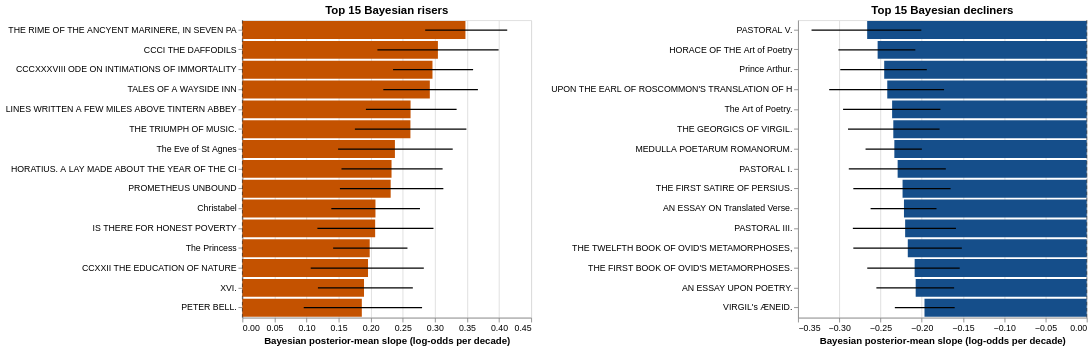

This figure's notebook cell:
### Markdown cell above
## 2. Risers and decliners with uncertainty

*Which poems most clearly gain ground across the window, and which lose it?* This is the core quantitative finding of the notebook. For each poem we use its Bayesian posterior-mean slope — the log-odds change per decade on top of the shared corpus trend — and show a 95 % credible interval as a black error bar. Coloured bars are poems whose credible interval excludes zero (we can distinguish their trend from the average); faded grey bars are not statistically distinguishable from the average, even if their point estimate looks large.

A slope of +0.25 log-odds per decade is an odds ratio of $e^{0.25} \approx 1.28$ — roughly a 28 % per-decade increase in the odds that a host work quotes the poem, relative to the shared trend. A slope of −0.20 is an odds ratio of $e^{-0.20} \approx 0.82$ — an 18 % per-decade decrease.

### Code cell
if not RUN_BAMBI or "_bambi_idata" not in dir():
    print("Model bundle not loaded — run the setup cell at the top of this notebook.")
else:
    _bayes_rank = _compare_df.copy()
    _bayes_rank["bayes_significant"] = (
        (_bayes_rank["slope_bayes_lo"] > 0) | (_bayes_rank["slope_bayes_hi"] < 0)
    )
    _bayes_rank = _bayes_rank.sort_values("slope_bayes", ascending=False).reset_index(drop=True)

    _n_bayes_sig = int(_bayes_rank["bayes_significant"].sum())
    _n_qb_sig = int(_slope_info["significant"].sum())
    _delta_sig = _n_bayes_sig - _n_qb_sig
    print(f"Quasi-binomial slopes significant at 95%: {_n_qb_sig} / {len(_slope_info)}")
    print(f"Bayesian credible slopes excluding 0    : {_n_bayes_sig} / {len(_bayes_rank)}")
    if _delta_sig > 0:
        print(f"  → Bayesian partial pooling yields {_delta_sig} more credible nonzero slopes.")
    elif _delta_sig < 0:
        print(f"  → Bayesian shrinkage pushes {-_delta_sig} poems out of significance.")
    else:
        print("  → Bayesian and quasi-binomial agree on the number of nonzero slopes.")

    _bayes_disp = [
        "poem_label", "slope_bayes", "slope_bayes_lo", "slope_bayes_hi",
        "bayes_significant", "slope_hat", "lifetime_works",
    ]
    print("\nTop 12 Bayesian risers (posterior-mean slope, log-odds per decade):")
    print(
        _bayes_rank.head(12)[_bayes_disp]
        .assign(
            slope_bayes=lambda d: d["slope_bayes"].round(3),
            slope_bayes_lo=lambda d: d["slope_bayes_lo"].round(3),
            slope_bayes_hi=lambda d: d["slope_bayes_hi"].round(3),
            slope_hat=lambda d: d["slope_hat"].round(3),
        )
        .to_string(index=False)
    )
    print("\nTop 12 Bayesian decliners:")
    print(
        _bayes_rank.tail(12).sort_values("slope_bayes")[_bayes_disp]
        .assign(
            slope_bayes=lambda d: d["slope_bayes"].round(3),
            slope_bayes_lo=lambda d: d["slope_bayes_lo"].round(3),
            slope_bayes_hi=lambda d: d["slope_bayes_hi"].round(3),
            slope_hat=lambda d: d["slope_hat"].round(3),
        )
        .to_string(index=False)
    )

    _risers_b = _bayes_rank.head(15).copy()
    _decliners_b = _bayes_rank.tail(15).sort_values("slope_bayes").copy()
    _risers_b["poem_label_short"] = _risers_b["poem_label"].str[:45]
    _decliners_b["poem_label_short"] = _decliners_b["poem_label"].str[:45]

    _rise_b = (
        alt.Chart(_risers_b)
        .mark_bar()
        .encode(
            x=alt.X("slope_bayes:Q", title="Bayesian posterior-mean slope (log-odds per decade)"),
            y=alt.Y("poem_label_short:N", sort=None, title=None, axis=alt.Axis(labelLimit=320)),
            color=alt.condition(
                alt.datum.bayes_significant, alt.value("#c45200"), alt.value("#d3d3d3"),
            ),
            tooltip=[
                "poem_label",
                alt.Tooltip("slope_bayes:Q", format=".3f"),
                alt.Tooltip("slope_bayes_lo:Q", format=".3f"),
                alt.Tooltip("slope_bayes_hi:Q", format=".3f"),
                alt.Tooltip("slope_hat:Q", format=".3f", title="quasi-binomial"),
                "lifetime_works:Q",
            ],
        )
        .properties(width=330, height=340, title="Top 15 Bayesian risers")
    )
    _rise_b_err = (
        alt.Chart(_risers_b)
        .mark_rule(strokeWidth=1.5)
        .encode(
            x="slope_bayes_lo:Q", x2="slope_bayes_hi:Q",
            y=alt.Y("poem_label_short:N", sort=None),
        )
    )
    _decline_b = (
        alt.Chart(_decliners_b)
        .mark_bar()
        .encode(
            x=alt.X("slope_bayes:Q", title="Bayesian posterior-mean slope (log-odds per decade)"),
            y=alt.Y("poem_label_short:N", sort=None, title=None, axis=alt.Axis(labelLimit=320)),
            color=alt.condition(
                alt.datum.bayes_significant, alt.value("#154e8a"), alt.value("#d3d3d3"),
            ),
            tooltip=[
                "poem_label",
                alt.Tooltip("slope_bayes:Q", format=".3f"),
                alt.Tooltip("slope_bayes_lo:Q", format=".3f"),
                alt.Tooltip("slope_bayes_hi:Q", format=".3f"),
                alt.Tooltip("slope_hat:Q", format=".3f", title="quasi-binomial"),
                "lifetime_works:Q",
            ],
        )
        .properties(width=330, height=340, title="Top 15 Bayesian decliners")
    )
    _decline_b_err = (
        alt.Chart(_decliners_b)
        .mark_rule(strokeWidth=1.5)
        .encode(
            x="slope_bayes_lo:Q", x2="slope_bayes_hi:Q",
            y=alt.Y("poem_label_short:N", sort=None),
        )
    )
    _xref_b = (
        alt.Chart(pd.DataFrame({"x": [0.0]}))
        .mark_rule(color="black", strokeDash=[4, 3], opacity=0.55)
        .encode(x="x:Q")
    )

    from IPython.display import display as _display
    _display(alt.hconcat(
        alt.layer(_rise_b, _rise_b_err, _xref_b),
        alt.layer(_decline_b, _decline_b_err, _xref_b),
    ))

### Figure 1 — Vega-Lite specification as saved in the notebook (floating-point values rounded to 4 significant figures)
{"config": {"view": {"continuousWidth": 300, "continuousHeight": 300}}, "hconcat": [{"layer": [{"data": {"name": "data-c032a50013ed58ce2bfa3cdf9f9a1f52"}, "mark": {"type": "bar"}, "encoding": {"color": {"condition": {"test": "datum.bayes_significant", "value": "#c45200"}, "value": "#d3d3d3"}, "tooltip": [{"field": "poem_label", "type": "nominal"}, {"field": "slope_bayes", "format": ".3f", "type": "quantitative"}, {"field": "slope_bayes_lo", "format": ".3f", "type": "quantitative"}, {"field": "slope_bayes_hi", "format": ".3f", "type": "quantitative"}, {"field": "slope_hat", "format": ".3f", "title": "quasi-binomial", "type": "quantitative"}, {"field": "lifetime_works", "type": "quantitative"}], "x": {"field": "slope_bayes", "title": "Bayesian posterior-mean slope (log-odds per decade)", "type": "quantitative"}, "y": {"axis": {"labelLimit": 320}, "field": "poem_label_short", "sort": null, "title": null, "type": "nominal"}}, "title": "Top 15 Bayesian risers"}, {"data": {"name": "data-c032a50013ed58ce2bfa3cdf9f9a1f52"}, "mark": {"type": "rule", "strokeWidth": 1.5}, "encoding": {"x": {"field": "slope_bayes_lo", "type": "quantitative"}, "x2": {"field": "slope_bayes_hi"}, "y": {"field": "poem_label_short", "sort": null, "type": "nominal"}}}, {"data": {"name": "data-cab89ea18155dec7d772e8112aba6047"}, "mark": {"type": "rule", "color": "black", "opacity": 0.55, "strokeDash": [4, 3]}, "encoding": {"x": {"field": "x", "type": "quantitative"}}}], "height": 340, "width": 330}, {"layer": [{"data": {"name": "data-5d37a4d64f021450446cdb4a0348e352"}, "mark": {"type": "bar"}, "encoding": {"color": {"condition": {"test": "datum.bayes_significant", "value": "#154e8a"}, "value": "#d3d3d3"}, "tooltip": [{"field": "poem_label", "type": "nominal"}, {"field": "slope_bayes", "format": ".3f", "type": "quantitative"}, {"field": "slope_bayes_lo", "format": ".3f", "type": "quantitative"}, {"field": "slope_bayes_hi", "format": ".3f", "type": "quantitative"}, {"field": "slope_hat", "format": ".3f", "title": "quasi-binomial", "type": "quantitative"}, {"field": "lifetime_works", "type": "quantitative"}], "x": {"field": "slope_bayes", "title": "Bayesian posterior-mean slope (log-odds per decade)", "type": "quantitative"}, "y": {"axis": {"labelLimit": 320}, "field": "poem_label_short", "sort": null, "title": null, "type": "nominal"}}, "title": "Top 15 Bayesian decliners"}, {"data": {"name": "data-5d37a4d64f021450446cdb4a0348e352"}, "mark": {"type": "rule", "strokeWidth": 1.5}, "encoding": {"x": {"field": "slope_bayes_lo", "type": "quantitative"}, "x2": {"field": "slope_bayes_hi"}, "y": {"field": "poem_label_short", "sort": null, "type": "nominal"}}}, {"data": {"name": "data-cab89ea18155dec7d772e8112aba6047"}, "mark": {"type": "rule", "color": "black", "opacity": 0.55, "strokeDash": [4, 3]}, "encoding": {"x": {"field": "x", "type": "quantitative"}}}], "height": 340, "width": 330}], "$schema": "https://vega.github.io/schema/vega-lite/v6.4.1.json", "datasets": {"data-c032a50013ed58ce2bfa3cdf9f9a1f52": [{"poem_id": "Z200543922", "poem_label": "THE RIME OF THE ANCYENT MARINERE, IN SEVEN PARTS.", "lifetime_works": 287, "slope_hat": 0.5031, "n_periods_modeled": 14, "slope_lo": 0.276, "slope_hi": 0.7378, "significant": true, "slope_bayes": 0.3476, "slope_bayes_sd": 0.03262, "slope_bayes_lo": 0.2849, "slope_bayes_hi": 0.4127, "bayes_significant": true, "poem_label_short": "THE RIME OF THE ANCYENT MARINERE, IN SEVEN PA"}, {"poem_id": "Z300440942", "poem_label": "CCCI THE DAFFODILS", "lifetime_works": 109, "slope_hat": 0.266, "n_periods_modeled": 15, "slope_lo": 0.1112, "slope_hi": 0.4243, "significant": true, "slope_bayes": 0.3047, "slope_bayes_sd": 0.04785, "slope_bayes_lo": 0.2104, "slope_bayes_hi": 0.3993, "bayes_significant": true, "poem_label_short": "CCCI THE DAFFODILS"}, {"poem_id": "Z300440979", "poem_label": "CCCXXXVIII ODE ON INTIMATIONS OF IMMORTALITY FROM RECOLLECTIONS OF EARLY CHILDHOOD", "lifetime_works": 263, "slope_hat": 0.3384, "n_periods_modeled": 15, "slope_lo": 0.1992, "slope_hi": 0.4903, "significant": true, "slope_bayes": 0.2963, "slope_bayes_sd": 0.03213, "slope_bayes_lo": 0.2348, "slope_bayes_hi": 0.3596, "bayes_significant": true, "poem_label_short": "CCCXXXVIII ODE ON INTIMATIONS OF IMMORTALITY "}, {"poem_id": "Z300194780", "poem_label": "TALES OF A WAYSIDE INN", "lifetime_works": 217, "slope_hat": 0.4276, "n_periods_modeled": 11, "slope_lo": 0.2501, "slope_hi": 0.6081, "significant": true, "slope_bayes": 0.2921, "slope_bayes_sd": 0.03764, "slope_bayes_lo": 0.2196, "slope_bayes_hi": 0.3671, "bayes_significant": true, "poem_label_short": "TALES OF A WAYSIDE INN"}, {"poem_id": "Z200543951", "poem_label": "LINES WRITTEN A FEW MILES ABOVE TINTERN ABBEY,", "lifetime_works": 170, "slope_hat": 0.3392, "n_periods_modeled": 15, "slope_lo": 0.1496, "slope_hi": 0.5212, "significant": true, "slope_bayes": 0.2621, "slope_bayes_sd": 0.0363, "slope_bayes_lo": 0.1925, "slope_bayes_hi": 0.3339, "bayes_significant": true, "poem_label_short": "LINES WRITTEN A FEW MILES ABOVE TINTERN ABBEY"}, {"poem_id": "Z200389191", "poem_label": "THE TRIUMPH OF MUSIC.", "lifetime_works": 93, "slope_hat": 0.4992, "n_periods_modeled": 17, "slope_lo": -0.007584, "slope_hi": 0.9587, "significant": false, "slope_bayes": 0.2619, "slope_bayes_sd": 0.04469, "slope_bayes_lo": 0.1753, "slope_bayes_hi": 0.3491, "bayes_significant": true, "poem_label_short": "THE TRIUMPH OF MUSIC."}, {"poem_id": "John-Keats_The-Eve-of-St-Agnes", "poem_label": "The Eve of St Agnes", "lifetime_works": 108, "slope_hat": 0.2601, "n_periods_modeled": 12, "slope_lo": 0.09094, "slope_hi": 0.4759, "significant": true, "slope_bayes": 0.2377, "slope_bayes_sd": 0.04589, "slope_bayes_lo": 0.1492, "slope_bayes_hi": 0.3278, "bayes_significant": true, "poem_label_short": "The Eve of St Agnes"}, {"poem_id": "Z200630661", "poem_label": "HORATIUS. A LAY MADE ABOUT THE YEAR OF THE CITY CCCLX.", "lifetime_works": 156, "slope_hat": 0.3597, "n_periods_modeled": 12, "slope_lo": 0.1477, "slope_hi": 0.5445, "significant": true, "slope_bayes": 0.2325, "slope_bayes_sd": 0.04002, "slope_bayes_lo": 0.1545, "slope_bayes_hi": 0.312, "bayes_significant": true, "poem_label_short": "HORATIUS. A LAY MADE ABOUT THE YEAR OF THE CI"}, {"poem_id": "Z200483992", "poem_label": "PROMETHEUS UNBOUND", "lifetime_works": 128, "slope_hat": 0.3613, "n_periods_modeled": 12, "slope_lo": 0.1306, "slope_hi": 0.6025, "significant": true, "slope_bayes": 0.2311, "slope_bayes_sd": 0.04118, "slope_bayes_lo": 0.152, "slope_bayes_hi": 0.3132, "bayes_significant": true, "poem_label_short": "PROMETHEUS UNBOUND"}, {"poem_id": "Samuel-Taylor-Coleridge_Christabel", "poem_label": "Christabel", "lifetime_works": 157, "slope_hat": 0.3001, "n_periods_modeled": 14, "slope_lo": 0.134, "slope_hi": 0.4808, "significant": true, "slope_bayes": 0.2074, "slope_bayes_sd": 0.03542, "slope_bayes_lo": 0.1386, "slope_bayes_hi": 0.2768, "bayes_significant": true, "poem_label_short": "Christabel"}, {"poem_id": "Z200293199", "poem_label": "IS THERE FOR HONEST POVERTY", "lifetime_works": 64, "slope_hat": 0.3437, "n_periods_modeled": 16, "slope_lo": 0.00413, "slope_hi": 0.6335, "significant": true, "slope_bayes": 0.2069, "slope_bayes_sd": 0.0455, "slope_bayes_lo": 0.1169, "slope_bayes_hi": 0.2978, "bayes_significant": true, "poem_label_short": "IS THERE FOR HONEST POVERTY"}, {"poem_id": "Alfred-Lord-Tennyson_The-Princess", "poem_label": "The Princess", "lifetime_works": 401, "slope_hat": 0.1028, "n_periods_modeled": 11, "slope_lo": 0.03501, "slope_hi": 0.1697, "significant": true, "slope_bayes": 0.1984, "slope_bayes_sd": 0.0293, "slope_bayes_lo": 0.1414, "slope_bayes_hi": 0.2573, "bayes_significant": true, "poem_label_short": "The Princess"}, {"poem_id": "Z300440863", "poem_label": "CCXXII THE EDUCATION OF NATURE", "lifetime_works": 74, "slope_hat": 0.2832, "n_periods_modeled": 15, "slope_lo": 0.06836, "slope_hi": 0.5218, "significant": true, "slope_bayes": 0.1958, "slope_bayes_sd": 0.04572, "slope_bayes_lo": 0.1065, "slope_bayes_hi": 0.2828, "bayes_significant": true, "poem_label_short": "CCXXII THE EDUCATION OF NATURE"}, {"poem_id": "Z300437816", "poem_label": "XVI.", "lifetime_works": 99, "slope_hat": 0.1571, "n_periods_modeled": 24, "slope_lo": 0.01558, "slope_hi": 0.2765, "significant": true, "slope_bayes": 0.1896, "slope_bayes_sd": 0.03777, "slope_bayes_lo": 0.1177, "slope_bayes_hi": 0.2657, "bayes_significant": true, "poem_label_short": "XVI."}, {"poem_id": "Z300543042", "poem_label": "PETER BELL.", "lifetime_works": 63, "slope_hat": 0.3898, "n_periods_modeled": 15, "slope_lo": 0.05706, "slope_hi": 0.7461, "significant": true, "slope_bayes": 0.1862, "slope_bayes_sd": 0.0473, "slope_bayes_lo": 0.09562, "slope_bayes_hi": 0.28, "bayes_significant": true, "poem_label_short": "PETER BELL."}], "data-cab89ea18155dec7d772e8112aba6047": [{"x": 0.0}], "data-5d37a4d64f021450446cdb4a0348e352": [{"poem_id": "Z400343114", "poem_label": "PASTORAL V.", "lifetime_works": 31, "slope_hat": -0.2595, "n_periods_modeled": 24, "slope_lo": -0.3507, "slope_hi": -0.1726, "significant": true, "slope_bayes": -0.2662, "slope_bayes_sd": 0.03416, "slope_bayes_lo": -0.3336, "slope_bayes_hi": -0.2005, "bayes_significant": true, "poem_label_short": "PASTORAL V."}, {"poem_id": "Z200339135", "poem_label": "HORACE OF THE Art of Poetry", "lifetime_works": 92, "slope_hat": -0.1805, "n_periods_modeled": 24, "slope_lo": -0.213, "slope_hi": -0.1393, "significant": true, "slope_bayes": -0.2535, "slope_bayes_sd": 0.02375, "slope_bayes_lo": -0.3011, "slope_bayes_hi": -0.2078, "bayes_significant": true, "poem_label_short": "HORACE OF THE Art of Poetry"}, {"poem_id": "Z200281940", "poem_label": "Prince Arthur.", "lifetime_works": 58, "slope_hat": -0.2005, "n_periods_modeled": 24, "slope_lo": -0.2457, "slope_hi": -0.1497, "significant": true, "slope_bayes": -0.2455, "slope_bayes_sd": 0.02673, "slope_bayes_lo": -0.2987, "slope_bayes_hi": -0.1939, "bayes_significant": true, "poem_label_short": "Prince Arthur."}, {"poem_id": "Z200517016", "poem_label": "UPON THE EARL OF ROSCOMMON'S TRANSLATION OF HORACE,", "lifetime_works": 32, "slope_hat": -0.1725, "n_periods_modeled": 24, "slope_lo": -0.231, "slope_hi": -0.1285, "significant": true, "slope_bayes": -0.2418, "slope_bayes_sd": 0.03537, "slope_bayes_lo": -0.3122, "slope_bayes_hi": -0.1729, "bayes_significant": true, "poem_label_short": "UPON THE EARL OF ROSCOMMON'S TRANSLATION OF H"}, {"poem_id": "Z300344318", "poem_label": "The Art of Poetry.", "lifetime_works": 42, "slope_hat": -0.2255, "n_periods_modeled": 24, "slope_lo": -0.3059, "slope_hi": -0.1609, "significant": true, "slope_bayes": -0.2359, "slope_bayes_sd": 0.03008, "slope_bayes_lo": -0.2954, "slope_bayes_hi": -0.1773, "bayes_significant": true, "poem_label_short": "The Art of Poetry."}, {"poem_id": "Z300521299", "poem_label": "THE GEORGICS OF VIRGIL.", "lifetime_works": 50, "slope_hat": -0.2351, "n_periods_modeled": 24, "slope_lo": -0.316, "slope_hi": -0.163, "significant": true, "slope_bayes": -0.2345, "slope_bayes_sd": 0.02835, "slope_bayes_lo": -0.2894, "slope_bayes_hi": -0.1784, "bayes_significant": true, "poem_label_short": "THE GEORGICS OF VIRGIL."}, {"poem_id": "Z200267069", "poem_label": "MEDULLA POETARUM ROMANORUM.", "lifetime_works": 214, "slope_hat": -0.2009, "n_periods_modeled": 22, "slope_lo": -0.232, "slope_hi": -0.1675, "significant": true, "slope_bayes": -0.2332, "slope_bayes_sd": 0.01732, "slope_bayes_lo": -0.2681, "slope_bayes_hi": -0.1998, "bayes_significant": true, "poem_label_short": "MEDULLA POETARUM ROMANORUM."}, {"poem_id": "Z400343110", "poem_label": "PASTORAL I.", "lifetime_works": 45, "slope_hat": -0.2094, "n_periods_modeled": 24, "slope_lo": -0.2806, "slope_hi": -0.1342, "significant": true, "slope_bayes": -0.2292, "slope_bayes_sd": 0.02979, "slope_bayes_lo": -0.2884, "slope_bayes_hi": -0.1708, "bayes_significant": true, "poem_label_short": "PASTORAL I."}, {"poem_id": "Z300343094", "poem_label": "THE FIRST SATIRE OF PERSIUS.", "lifetime_works": 39, "slope_hat": -0.2164, "n_periods_modeled": 24, "slope_lo": -0.2888, "slope_hi": -0.1399, "significant": true, "slope_bayes": -0.2233, "slope_bayes_sd": 0.03016, "slope_bayes_lo": -0.2829, "slope_bayes_hi": -0.165, "bayes_significant": true, "poem_label_short": "THE FIRST SATIRE OF PERSIUS."}, {"poem_id": "Z200339130", "poem_label": "AN ESSAY ON Translated Verse.", "lifetime_works": 125, "slope_hat": -0.1667, "n_periods_modeled": 24, "slope_lo": -0.2054, "slope_hi": -0.1345, "significant": true, "slope_bayes": -0.2216, "slope_bayes_sd": 0.02049, "slope_bayes_lo": -0.262, "slope_bayes_hi": -0.1821, "bayes_significant": true, "poem_label_short": "AN ESSAY ON Translated Verse."}, {"poem_id": "Z400343112", "poem_label": "PASTORAL III.", "lifetime_works": 35, "slope_hat": -0.1973, "n_periods_modeled": 24, "slope_lo": -0.2662, "slope_hi": -0.1246, "significant": true, "slope_bayes": -0.2201, "slope_bayes_sd": 0.0316, "slope_bayes_lo": -0.2835, "slope_bayes_hi": -0.1586, "bayes_significant": true, "poem_label_short": "PASTORAL III."}, {"poem_id": "Z300343022", "poem_label": "THE TWELFTH BOOK OF OVID'S METAMORPHOSES,", "lifetime_works": 31, "slope_hat": -0.2481, "n_periods_modeled": 24, "slope_lo": -0.352, "slope_hi": -0.1436, "significant": true, "slope_bayes": -0.2169, "slope_bayes_sd": 0.03308, "slope_bayes_lo": -0.283, "slope_bayes_hi": -0.1514, "bayes_significant": true, "poem_label_short": "THE TWELFTH BOOK OF OVID'S METAMORPHOSES,"}, {"poem_id": "Z300342999", "poem_label": "THE FIRST BOOK OF OVID'S METAMORPHOSES.", "lifetime_works": 48, "slope_hat": -0.1829, "n_periods_modeled": 24, "slope_lo": -0.2342, "slope_hi": -0.1283, "significant": true, "slope_bayes": -0.2086, "slope_bayes_sd": 0.02838, "slope_bayes_lo": -0.2661, "slope_bayes_hi": -0.154, "bayes_significant": true, "poem_label_short": "THE FIRST BOOK OF OVID'S METAMORPHOSES."}, {"poem_id": "Z200483820", "poem_label": "AN ESSAY UPON POETRY.", "lifetime_works": 79, "slope_hat": -0.1638, "n_periods_modeled": 24, "slope_lo": -0.1998, "slope_hi": -0.1266, "significant": true, "slope_bayes": -0.2073, "slope_bayes_sd": 0.02404, "slope_bayes_lo": -0.255, "slope_bayes_hi": -0.1608, "bayes_significant": true, "poem_label_short": "AN ESSAY UPON POETRY."}, {"poem_id": "Z200462234", "poem_label": "VIRGIL's ÆNEID.", "lifetime_works": 140, "slope_hat": -0.1601, "n_periods_modeled": 24, "slope_lo": -0.1912, "slope_hi": -0.1213, "significant": true, "slope_bayes": -0.1967, "slope_bayes_sd": 0.01857, "slope_bayes_lo": -0.2326, "slope_bayes_hi": -0.1601, "bayes_significant": true, "poem_label_short": "VIRGIL's ÆNEID."}]}}
